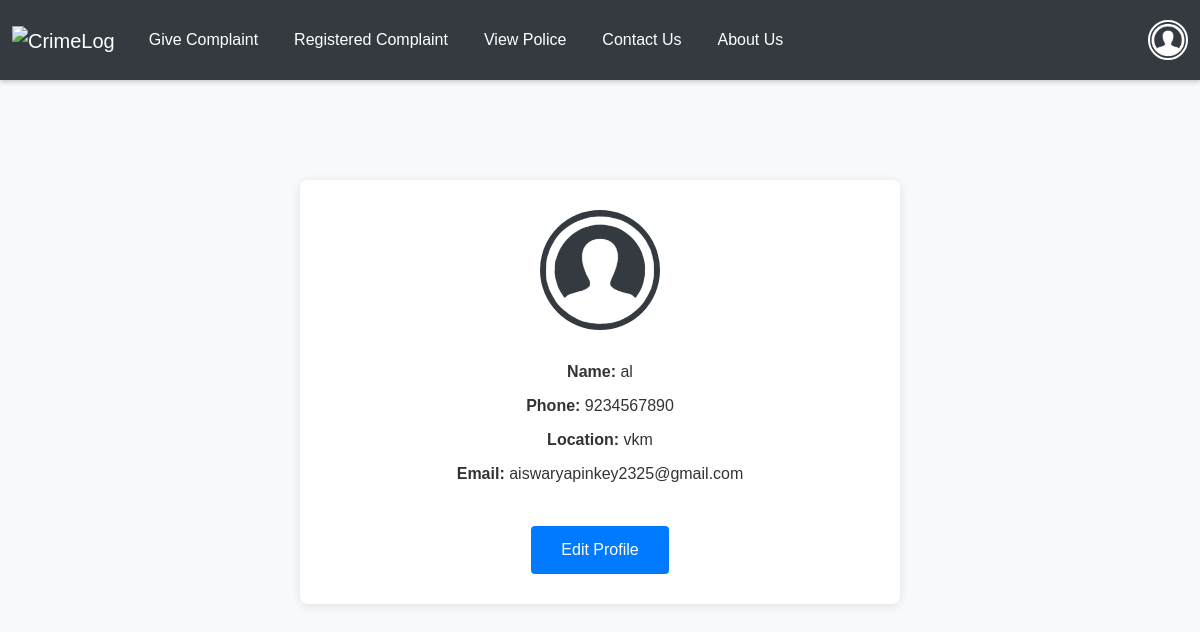
/userprofile/ (signed in), run on the app's committed database.
### app/models.py (models this page shows, shortened)
class User(models.Model):
    Email = models.EmailField(unique=True)
    username = models.TextField()
    phonenumber = models.IntegerField()
    password = models.TextField()
    location = models.TextField()
    idproof = models.CharField(max_length=12)
    profile_picture = models.ImageField(upload_to='profile_pics/', default='profile_pics/default.png')  # Ensure the default image is in the correct path.

### app/views.py (the view)
# urls.py: path('userprofile/',views.userprofile),
def userprofile(req):
    if 'user' in req.session:
        return render(req,'user/user_profile.html',{'data':get_user(req)})
    else:
        return redirect(login)

### app/views.py (called while the page is built)
def get_user(req):
    data=User.objects.get(Email=req.session['user'])
    return data

### templates/user/user_profile.html (shortened to what this page needs)
<!DOCTYPE html>
<html lang="en">
<head>
    <link href="https://cdn.jsdelivr.net/npm/bootstrap@5.3.3/dist/css/bootstrap.min.css" rel="stylesheet">
    <link href="https://cdn.jsdelivr.net/npm/bootstrap-icons/font/bootstrap-icons.css" rel="stylesheet">
</head>
<body>
    <nav id="nav" class="navbar navbar-expand-lg navbar-dark sticky-top">
        <div class="container-fluid">
            <a class="navbar-brand" href="../userhome">
                <img id="logo" src="../static/images/complaints-text-on-red-round-grungy-texture-stamp-2HEHM9A.jpg" alt="CrimeLog">
            </a>
            <div class="collapse navbar-collapse" id="mynavbar">
                <ul class="navbar-nav me-auto">
                    <li class="nav-item">
                        <a class="nav-link" href="../submit_complaint">Give Complaint</a>
                    </li>
                    <li class="nav-item">
                        <a class="nav-link" href="../userhistory">Registered Complaint</a>
                    </li>
                    <li class="nav-item">
                        <a class="nav-link" href="../viewpolices">View Police</a>
                    </li>
                    <li class="nav-item">
                        <a class="nav-link" href="../contactus">Contact Us</a>
                    </li>
                    <li class="nav-item">
                        <a class="nav-link" href="../about">About Us</a>
                    </li>
                </ul>
                <div class="dropdown ms-3">
                    <button class="btn btn-link dropdown p-0 border-0" type="button" id="profileDropdown" data-bs-toggle="dropdown" aria-expanded="false">
                        <img src="../static/images/profile.png" alt="Profile" class="profile-img">
                    </button>
                </div>
            </div>
        </div>
    </nav>
    <div class="card-body">
        <div class="profile-container">
            <img src="../static/images/profile.png" alt="Profile Image" class="profile-image">
            <div class="profile-info">
                <p><strong>Name:</strong> {{data.username}}</p>
                <p><strong>Phone:</strong> {{data.phonenumber}}</p>
                <p><strong>Location:</strong> {{data.location}}</p>
                <p><strong>Email:</strong> {{data.Email}}</p>
            </div>
            <button class="edit-button" onclick="window.location.href='../updateuserprofile'">Edit Profile</button>
        </div>
    </div>
</body>
</html>

### templates/user/user_profile.html (style rules this page uses)
body { font-family: Arial, sans-serif; background-color: #f8f9fa; }
#nav { box-shadow: 0 2px 5px rgba(0, 0, 0, 0.2); background-color: #343a40; height: 80px; }
.navbar-brand img { max-height: 60px; }
.navbar .nav-link { color: #fff; transition: color 0.3s ease; margin: 10px; }
.profile-img { width: 40px; height: 40px; border-radius: 50%; object-fit: cover; border: 2px solid #fff; background-color: #343a40; }
.card-body { justify-items: center; }
.profile-container { background-color: #fff; width: 100%; max-width: 600px; padding: 30px; border-radius: 8px; box-shadow: 0 2px 10px rgba(0, 0, 0, 0.1); text-align: center; margin-top: 100px; display: flex; flex-direction: column; align-items: center; }
.profile-image { width: 120px; height: 120px; border-radius: 50%; object-fit: cover; margin-bottom: 20px; background-color: #343a40; }
.profile-info { width: 100%; margin-bottom: 30px; text-align: left; }
.profile-info p { margin: 10px 0; font-size: 16px; text-align: center; color: #333; }
.edit-button { padding: 12px 30px; background-color: #007bff; color: white; border: none; border-radius: 4px; cursor: pointer; font-size: 16px; transition: background-color 0.3s ease; }

### data on the page
User: username "al", phonenumber "9234567890", location "vkm", Email "aiswaryapinkey2325@gmail.com"
